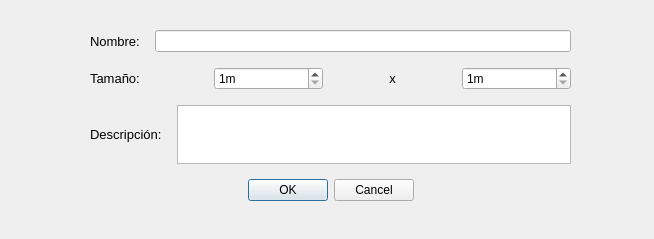
<?xml version="1.0" encoding="UTF-8"?>
<ui version="4.0">
 <class>Dialog</class>
 <widget class="QDialog" name="Dialog">
  <property name="enabled">
   <bool>true</bool>
  </property>
  <property name="geometry">
   <rect>
    <x>0</x>
    <y>0</y>
    <width>654</width>
    <height>239</height>
   </rect>
  </property>
  <property name="windowTitle">
   <string>Crear nueva habitación</string>
  </property>
  <property name="autoFillBackground">
   <bool>false</bool>
  </property>
  <widget class="QWidget" name="verticalLayoutWidget">
   <property name="geometry">
    <rect>
     <x>90</x>
     <y>30</y>
     <width>481</width>
     <height>171</height>
    </rect>
   </property>
   <layout class="QVBoxLayout" name="verticalLayout">
    <property name="spacing">
     <number>15</number>
    </property>
    <property name="sizeConstraint">
     <enum>QLayout::SetDefaultConstraint</enum>
    </property>
    <item>
     <layout class="QHBoxLayout" name="horizontalLayout">
      <property name="sizeConstraint">
       <enum>QLayout::SetDefaultConstraint</enum>
      </property>
      <item>
       <widget class="QLabel" name="label">
        <property name="font">
         <font>
          <pointsize>10</pointsize>
         </font>
        </property>
        <property name="text">
         <string>Nombre:</string>
        </property>
       </widget>
      </item>
      <item>
       <widget class="QLineEdit" name="nameText"/>
      </item>
     </layout>
    </item>
    <item>
     <layout class="QHBoxLayout" name="horizontalLayout_2">
      <item>
       <widget class="QLabel" name="label_2">
        <property name="font">
         <font>
          <pointsize>10</pointsize>
         </font>
        </property>
        <property name="text">
         <string>Tamaño:</string>
        </property>
       </widget>
      </item>
      <item>
       <widget class="QSpinBox" name="spinBox_2">
        <property name="suffix">
         <string>m</string>
        </property>
        <property name="minimum">
         <number>1</number>
        </property>
        <property name="maximum">
         <number>100</number>
        </property>
       </widget>
      </item>
      <item>
       <widget class="QLabel" name="label_3">
        <property name="font">
         <font>
          <pointsize>10</pointsize>
         </font>
        </property>
        <property name="text">
         <string>x</string>
        </property>
        <property name="alignment">
         <set>Qt::AlignCenter</set>
        </property>
       </widget>
      </item>
      <item>
       <widget class="QSpinBox" name="spinBox_3">
        <property name="suffix">
         <string>m</string>
        </property>
        <property name="minimum">
         <number>1</number>
        </property>
        <property name="maximum">
         <number>100</number>
        </property>
       </widget>
      </item>
     </layout>
    </item>
    <item>
     <layout class="QHBoxLayout" name="horizontalLayout_3">
      <item>
       <widget class="QLabel" name="label_4">
        <property name="font">
         <font>
          <pointsize>10</pointsize>
         </font>
        </property>
        <property name="text">
         <string>Descripción:</string>
        </property>
       </widget>
      </item>
      <item>
       <widget class="QTextEdit" name="eTextDescription">
        <property name="maximumSize">
         <size>
          <width>1000</width>
          <height>1000</height>
         </size>
        </property>
       </widget>
      </item>
     </layout>
    </item>
    <item>
     <widget class="QDialogButtonBox" name="buttonBox">
      <property name="orientation">
       <enum>Qt::Horizontal</enum>
      </property>
      <property name="standardButtons">
       <set>QDialogButtonBox::Cancel|QDialogButtonBox::Ok</set>
      </property>
      <property name="centerButtons">
       <bool>true</bool>
      </property>
     </widget>
    </item>
   </layout>
  </widget>
 </widget>
 <resources/>
 <connections>
  <connection>
   <sender>buttonBox</sender>
   <signal>accepted()</signal>
   <receiver>Dialog</receiver>
   <slot>accept()</slot>
   <hints>
    <hint type="sourcelabel">
     <x>248</x>
     <y>254</y>
    </hint>
    <hint type="destinationlabel">
     <x>157</x>
     <y>274</y>
    </hint>
   </hints>
  </connection>
  <connection>
   <sender>buttonBox</sender>
   <signal>rejected()</signal>
   <receiver>Dialog</receiver>
   <slot>reject()</slot>
   <hints>
    <hint type="sourcelabel">
     <x>316</x>
     <y>260</y>
    </hint>
    <hint type="destinationlabel">
     <x>286</x>
     <y>274</y>
    </hint>
   </hints>
  </connection>
 </connections>
</ui>
